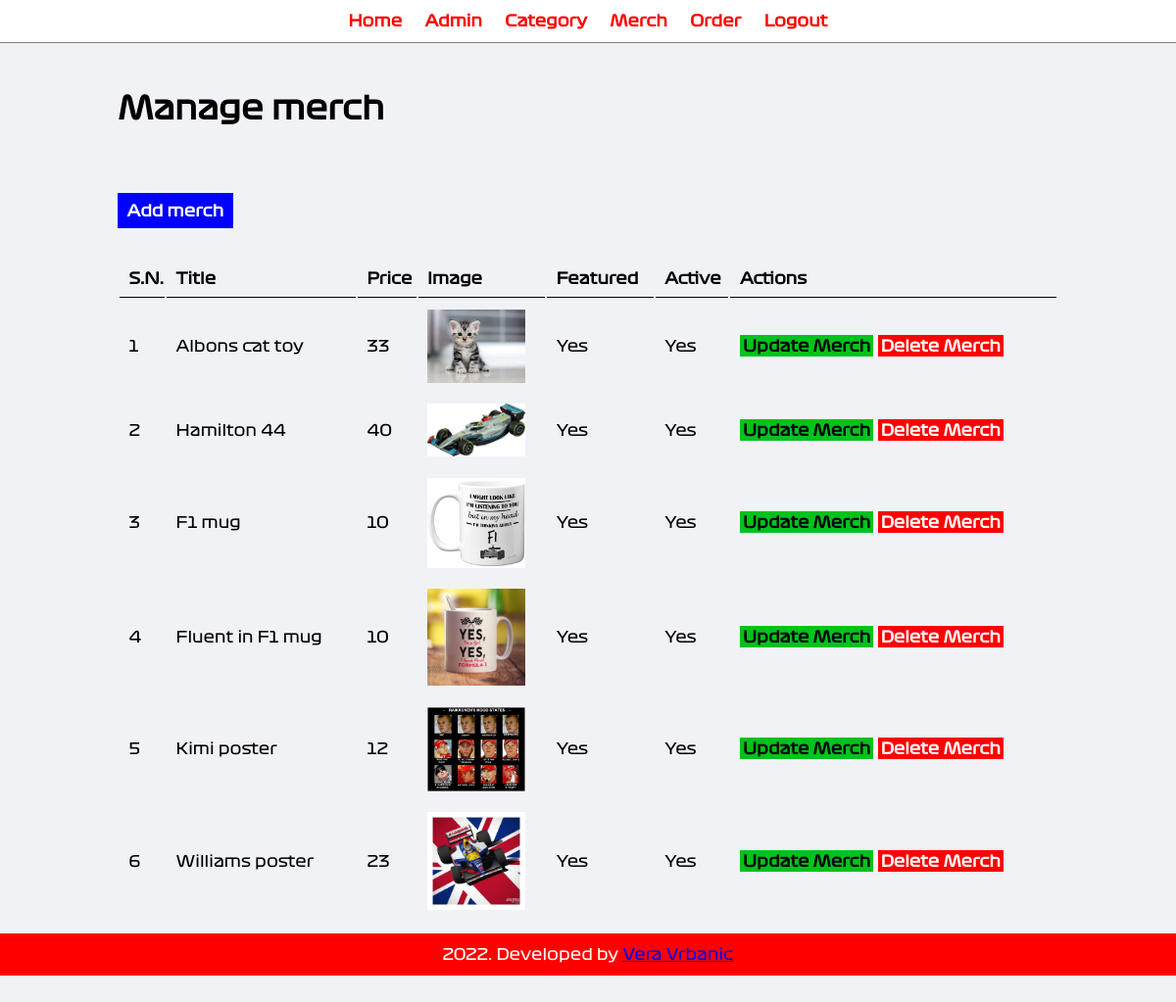
Screenshot of /admin/manage-merch.php (signed in) with the database file from the repository.
### tables this page shows
CREATE TABLE `tbl_merch` (
  `id` int(10) UNSIGNED NOT NULL,
  `title` varchar(100) NOT NULL,
  `description` text NOT NULL,
  `price` decimal(10,0) NOT NULL,
  `image_name` varchar(255) NOT NULL,
  `category_id` int(10) UNSIGNED NOT NULL,
  `featured` varchar(10) NOT NULL,
  `active` varchar(10) NOT NULL
);

### admin/manage-merch.php (the view, shortened to what this page needs)
<?php include('partials/menu.php'); ?>
            <div class="main">
            <div class="wrapper">
    	        <h1> Manage merch </h1>
                <br><br>
                <br><br>
                <a href="<?php echo SITEURL; ?>admin/add-merch.php" class="btn-primary">Add merch</a>
                <br><br><br>
                <table class="tbl-full">
                    <tr>
                        <th>S.N.</th>
                        <th>Title</th>
                        <th>Price</th>
                        <th>Image</th>
                        <th>Featured</th>
                        <th>Active</th>
                        <th>Actions
                    </tr>
                    <?php
                        $sql = "SELECT * FROM tbl_merch";
                        $res  = mysqli_query($conn, $sql);
                        $count = mysqli_num_rows($res);
                        $sn = 1;
                        if($count > 0){
                            while($row=mysqli_fetch_assoc($res))
                            {
                                $id = $row['id'];
                                $title = $row['title'];
                                $price = $row['price'];
                                $image_name = $row['image_name'];
                                $featured = $row['featured'];
                                $active = $row['active'];
                                ?>
                    <tr>
                        <td><?php echo $sn++; ?></td>
                        <td><?php echo $title ?></td>
                        <td><?php echo $price ?></td>
                        <td>
                            <?php
                                if($image_name != ""){
                                ?>
                                    <img src="<?php echo SITEURL; ?>images/merch/<?php echo $image_name ?>"width=100px>
                                <?php
                                }else{
                                    echo "<div class='error'>Image not added.</div>";
                                }
                            ?>
                                </td>
                        <td><?php echo $featured ?></td>
                        <td><?php echo $active ?></td>
                        <td>
                            <a href="<?php echo SITEURL; ?>admin/update-merch.php?id=<?php echo $id ?>&image_name=<?php echo $image_name ?>" class="btn-secondary">Update Merch</a>
                            <a href="<?php echo SITEURL; ?>admin/delete-merch.php?id=<?php echo $id ?>&image_name=<?php echo $image_name ?>" class="btn-danger">Delete Merch</a>
                        </td>
                    </tr>
                    <?php
                            }
                    }else{
                        ?>
                        <tr>
                            <td colspan="6"><div class="error">No Merch Added.</div></td>
                        </tr>
                        <?php
                    }
                    ?>
                </table>
            </div>
<?php include('partials/footer.php'); ?>

### admin/partials/menu.php (shortened to what this page needs)
<html>
    <head>
        <link rel="stylesheet" href="../css/admin.css">
    </head>
    <body>
        <div class="menu text-center">
            <div class="wrapper">
    	        <ul>
                    <li><a href="index.php">Home</a></li>
                    <li><a href="manage-admin.php">Admin</a></li>
                    <li><a href="manage-category.php">Category</a></li>
                    <li><a href="manage-merch.php">Merch</a></li>
                    <li><a href="manage-order.php">Order</a></li>
                    <li><a href="logout.php">Logout</a></li>
                </ul>
            </div>
        </div>

### admin/partials/footer.php
 <div class="footer">
            <div class="wrapper">
    	        <p class="text-center">2022. Developed by <a href="https://www.linkedin.com/in/vera-vrbanic/">Vera Vrbanic</a></p>
            </div>
        </div>
    </body>
</html>

### css/admin.css (style rules this page uses)
* { margin: 0; padding: 0; font-family: formula-font; }
.wrapper { padding: 1%; width: 80%; margin: 0 auto; }
.text-center { text-align: center; }
.tbl-full { width: 100%; }
table tr th { border-bottom: 1px solid black; padding: 1%; text-align: left; }
table tr td { padding:1%; }
.btn-primary { background-color: blue; padding: 1%; color:white; text-decoration: none; font-weight: bold; }
.btn-secondary { background-color: #00c21d; padding: 1%; color:white; text-decoration: none; font-weight: bold; color:black; }
.btn-danger { background-color: red; padding: 1%; color:white; text-decoration: none; font-weight: bold; }
.menu { border-bottom: 1px solid gray; }
.menu ul { text-decoration: none; list-style: none; }
.menu ul li { display: inline; padding: 1%; }
.menu ul li a { text-decoration: none; font-weight: bold; color: red; }
.main { background-color: #f1f2f6; padding: 3% 0; }
.footer { background-color: red; color: white; }

### rows the page displays
tbl_merch: title "Albons cat toy", price "33", image_name (picture), featured "Yes", active "Yes"
tbl_merch: title "Hamilton 44", price "40", image_name (picture), featured "Yes", active "Yes"
tbl_merch: title "F1 mug", price "10", image_name (picture), featured "Yes", active "Yes"
tbl_merch: title "Fluent in F1 mug", price "10", image_name (picture), featured "Yes", active "Yes"
tbl_merch: title "Kimi poster", price "12", image_name (picture), featured "Yes", active "Yes"
tbl_merch: title "Williams poster", price "23", image_name (picture), featured "Yes", active "Yes"
